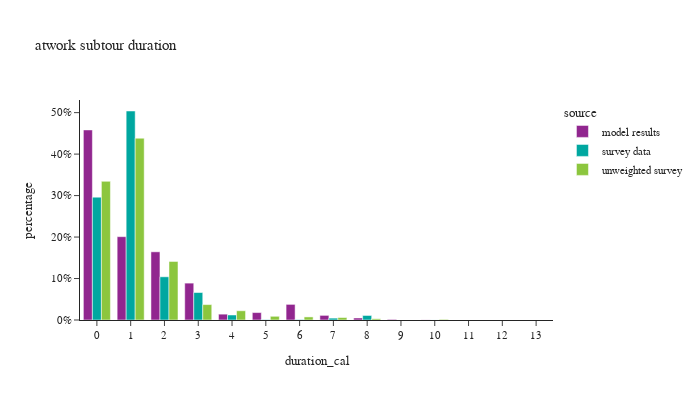

Notebook code cell kept with this figure:
### Markdown cell above
## atwork subtours duration

### Code cell
atwork_subtour['duration_cal'] = atwork_subtour['end'] - atwork_subtour['start']

df_plot = atwork_subtour.groupby(['source','duration_cal'])[['trip_weight_2017_2019']].sum().reset_index()
df_plot['percentage'] = df_plot.groupby(['source'], group_keys=False)['trip_weight_2017_2019']. \
    apply(lambda x: x / float(x.sum()))

fig = px.bar(df_plot, x="duration_cal", y="percentage", color="source",barmode="group",
             title="atwork subtour duration")
fig.for_each_annotation(lambda a: a.update(text = a.text.split("=")[-1]))
fig.update_layout(height=400, width=700, yaxis=dict(tickformat=".0%"), xaxis=dict(dtick="1"))
fig.show()

### Figure 1 — Plotly figure (JSON) as saved in the notebook; plotly's stock layout.template omitted (floating-point values rounded to 4 significant figures)
{"data": [{"alignmentgroup": "True", "hovertemplate": "source=model results<br>duration_cal=%{x}<br>percentage=%{y}<extra></extra>", "legendgroup": "model results", "marker": {"color": "#91268F", "pattern": {"shape": ""}}, "name": "model results", "offsetgroup": "model results", "orientation": "v", "showlegend": true, "textposition": "auto", "type": "bar", "x": [0.0, 1.0, 2.0, 3.0, 4.0, 5.0, 6.0, 7.0, 8.0, 9.0, 10.0, 11.0, 12.0, 13.0], "xaxis": "x", "y": [0.4583, 0.2009, 0.1644, 0.08891, 0.0141, 0.01792, 0.03766, 0.01113, 0.004883, 0.001465, 0.0003092, 1.613e-05, 5.378e-06, 2.689e-06], "yaxis": "y"}, {"alignmentgroup": "True", "hovertemplate": "source=survey data<br>duration_cal=%{x}<br>percentage=%{y}<extra></extra>", "legendgroup": "survey data", "marker": {"color": "#00A7A0", "pattern": {"shape": ""}}, "name": "survey data", "offsetgroup": "survey data", "orientation": "v", "showlegend": true, "textposition": "auto", "type": "bar", "x": [0.0, 1.0, 2.0, 3.0, 4.0, 5.0, 6.0, 7.0, 8.0, 10.0], "xaxis": "x", "y": [0.2962, 0.5039, 0.1042, 0.06624, 0.01209, 0.0007645, 0.00101, 0.004524, 0.01093, 0.0001309], "yaxis": "y"}, {"alignmentgroup": "True", "hovertemplate": "source=unweighted survey<br>duration_cal=%{x}<br>percentage=%{y}<extra></extra>", "legendgroup": "unweighted survey", "marker": {"color": "#8CC63E", "pattern": {"shape": ""}}, "name": "unweighted survey", "offsetgroup": "unweighted survey", "orientation": "v", "showlegend": true, "textposition": "auto", "type": "bar", "x": [0.0, 1.0, 2.0, 3.0, 4.0, 5.0, 6.0, 7.0, 8.0, 10.0], "xaxis": "x", "y": [0.3343, 0.4383, 0.1412, 0.03715, 0.02229, 0.008915, 0.007429, 0.005944, 0.002972, 0.001486], "yaxis": "y"}], "layout": {"barmode": "group", "height": 400, "legend": {"title": {"text": "source"}, "tracegroupgap": 0}, "title": {"text": "atwork subtour duration"}, "width": 700, "xaxis": {"anchor": "y", "domain": [0.0, 1.0], "dtick": "1", "title": {"text": "duration_cal"}}, "yaxis": {"anchor": "x", "domain": [0.0, 1.0], "tickformat": ".0%", "title": {"text": "percentage"}}}}
